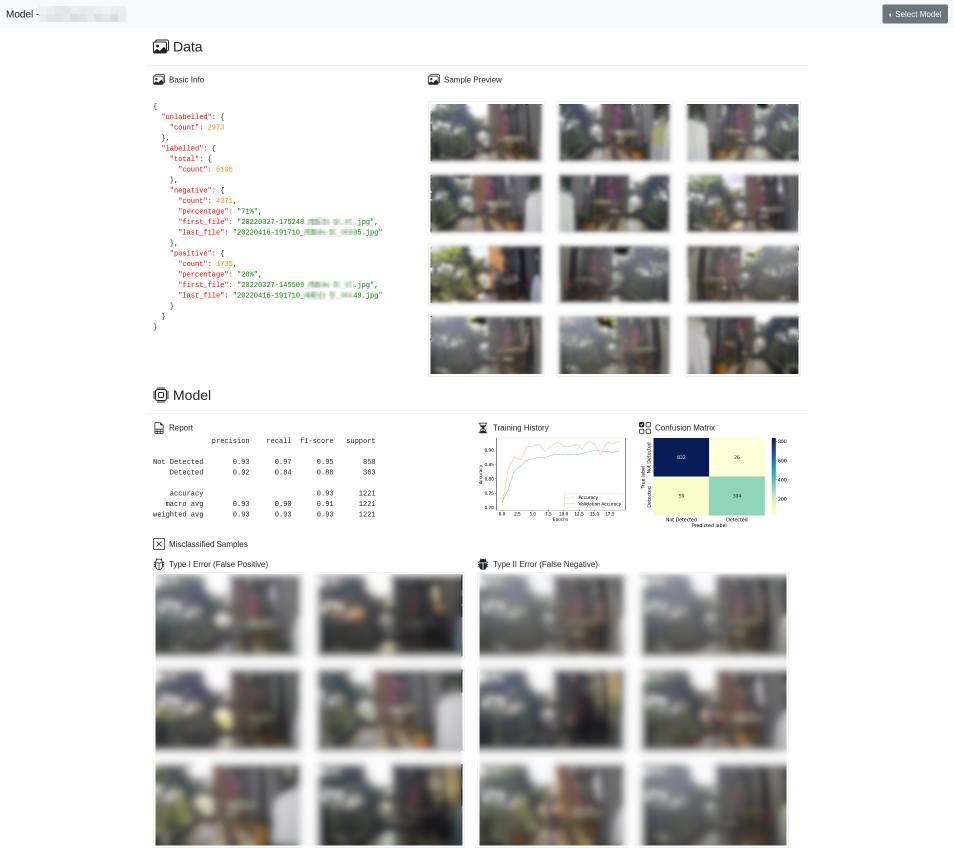
#> input picture assets/dashboard.jpg, 1908 x 1712 px (shown at 1/2 size)
$ python resize-them-all.py -s ../../../assets -d out
#> lines starting #> are read from the running program, lines starting #| are printed output that depends on the picture
from PIL import Image
from typing import Tuple

import argparse
import os


def resize_images(src_dir: str, dst_dir: str, dst_size: Tuple[int, int]) -> None:

#> called with src_dir = '../../../assets', dst_dir = 'out', dst_size = (426, 224)
    if not os.path.exists(dst_dir):
        os.makedirs(dst_dir)

    for filename in os.listdir(src_dir):
        if filename.endswith('.jpg') or filename.endswith('.png'):
            image_path = os.path.join(src_dir, filename)
            image = Image.open(image_path)
#> image is the input picture: PIL image 1908x1712 RGB; mean R, G, B 213.6, 213.2, 212.1

            if image.size[0] == dst_size[0] and image.size[1] == dst_size[1]:
                print(f'{filename}\'s size is already the same as dst_size, skipping')
                continue
            resized_image = image.resize(dst_size)
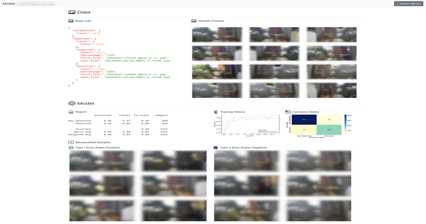
#> resized_image: PIL image 426x224 RGB; mean R, G, B 213.5, 213.1, 212
            output_path = os.path.join(dst_dir, filename)
            resized_image.save(output_path)

            print(f'Resized [{filename}] and saved to [{output_path}]')


def main() -> None:
    ap = argparse.ArgumentParser()
    ap.add_argument('--source-dir', '-s', dest='source-dir', required=True)
    ap.add_argument('--dest-dir', '-d', dest='dest-dir', required=True)
    args = vars(ap.parse_args())
    size = (426, 224)  # size in in (w, h)

    resize_images(args['source-dir'], args['dest-dir'], size)


if __name__ == '__main__':
    main()
